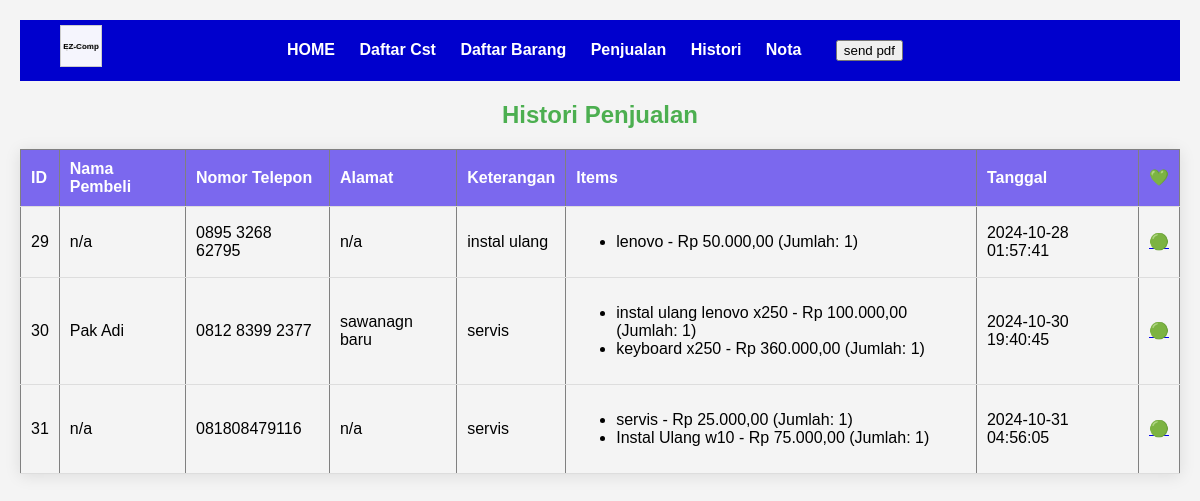
The page /histori.php on the database its author committed.
### tables this page shows
CREATE TABLE "histori" (
        id INTEGER PRIMARY KEY AUTOINCREMENT,
        nama_pembeli TEXT NOT NULL,
        no_telp TEXT NOT NULL,
        alamat TEXT NOT NULL,
        keterangan TEXT,
        items TEXT NOT NULL,
        created_at DATETIME DEFAULT CURRENT_TIMESTAMP
    );

### histori.php (the view, shortened to what this page needs)
<?php
$db_file = 'login_logout.db';
try {
    $db = new PDO("sqlite:$db_file");
    $db->setAttribute(PDO::ATTR_ERRMODE, PDO::ERRMODE_EXCEPTION);
} catch (PDOException $e) {
    echo "Koneksi gagal: " . $e->getMessage();
    exit();
}
$stmt = $db->query("SELECT * FROM histori;");
$histories = $stmt->fetchAll(PDO::FETCH_ASSOC);
?>
<!DOCTYPE html>
<html lang="en">
<head>
</head>
<body>
<div class="navbar">
    <a href="home.php">HOME</a>
    <a href="cst.php">Daftar Cst</a>
    <a href="input_barang.php">Daftar Barang</a>
    <a href="penjualan.php">Penjualan</a>
    <a href="histori.php">Histori</a>
    <a href="nota.php">Nota</a>
    <a></a><button onclick="window.print()">send pdf</button><a>
</div>
<h2>Histori Penjualan</h2>
<table border="1" cellpadding="10">
    <thead>
        <tr>
            <th>ID</th>
            <th>Nama Pembeli</th>
            <th>Nomor Telepon</th>
            <th>Alamat</th>
            <th>Keterangan</th>
            <th>Items</th>
            <th>Tanggal</th>
            <th>💚</th>
        </tr>
    </thead>
    <tbody>
        <?php foreach ($histories as $history): ?>
            <tr>
                <td><?php echo htmlspecialchars($history['id']); ?></td>
                <td><?php echo htmlspecialchars($history['nama_pembeli']); ?></td>
                <td><?php echo htmlspecialchars($history['no_telp']); ?></td>
                <td><?php echo htmlspecialchars($history['alamat']); ?></td>
                <td><?php echo htmlspecialchars($history['keterangan']); ?></td>
                <td>
                    <?php
                    $items = json_decode($history['items'], true);
                    if (empty($items)) {
                        echo "Tidak ada items";
                    } else {
                        echo "<ul>";
                        foreach ($items as $item) {
                            echo "<li>" . htmlspecialchars($item['nama_barang']) .
                                 " - Rp " . htmlspecialchars(number_format($item['harga'], 2, ',', '.')) .
                                 " (Jumlah: " . htmlspecialchars($item['jumlah']) . ")</li>";
                        }
                        echo "</ul>";
                    }
                    ?>
                </td>
                <td><?php echo htmlspecialchars($history['created_at']); ?></td>
                <td>
                    <a href="?hapus_id=<?php echo $history['id']; ?>" onclick="return confirm('Apakah Anda yakin ingin menghapus data ini?')">🟢</a>
                </td>
            </tr>
        <?php endforeach; ?>
    </tbody>
</table>
<div class="cube-container">
    <div class="cube">
        <div class="face front">EZ-Comp</div>
        <div class="face back">EZ-Comp</div>
    </div>
</div>
</body>
</html>

### histori.php (style rules this page uses)
body { font-family: Arial, sans-serif; margin: 0; padding: 20px; background-color: #f4f4f4; }
h2 { color: #4CAF50; text-align: center; }
.navbar { background-color: #0000CD; padding: 20px; text-align: CENTER; }
.navbar a { margin: 0 10px; color: white; text-decoration: none; font-weight: bold; }
table { width: 100%; border-collapse: collapse; margin: 20px 0; box-shadow: 0 2px 15px rgba(0, 0, 0, 0.1); }
th, td { padding: 10px; text-align: left; border-bottom: 1px solid #ddd; }
th { background-color: #7B68EE; color: white; }
.cube { width: 40px; height: 40px; position: absolute; top: 25px; left: 60px; transform-style: preserve-3d; animation: rotate 3s infinite linear; }
.cube div { position: absolute; width: 40px; height: 40px; background: rgba(255, 255, 255, 0.8); border: 1px solid #ccc; display: flex; align-items: center; justify-content: center; font-size: 8px; color: black; font-weight: bold; }
.front { transform: translateZ(20px); }
.back { transform: rotateY(180deg) translateZ(20px); }
.cube-container, .navbar { display: block; }

### rows shown on the page
histori: id "29", nama_pembeli "n/a", no_telp "0895 3268 62795", alamat "n/a", keterangan "instal ulang", nama_barang "lenovo", harga "50.000,00", jumlah "1", created_at "2024-10-28 01:57:41"
histori: id "30", nama_pembeli "Pak Adi", no_telp "0812 8399 2377", alamat "sawanagn baru", keterangan "servis", nama_barang "instal ulang lenovo x250", harga "100.000,00", jumlah "1", nama_barang "keyboard x250", harga "360.000,00", created_at "2024-10-30 19:40:45"
histori: id "31", nama_pembeli "n/a", no_telp "081808479116", alamat "n/a", keterangan "servis", nama_barang "servis", harga "25.000,00", jumlah "1", nama_barang "Instal Ulang w10", harga "75.000,00", created_at "2024-10-31 04:56:05"
